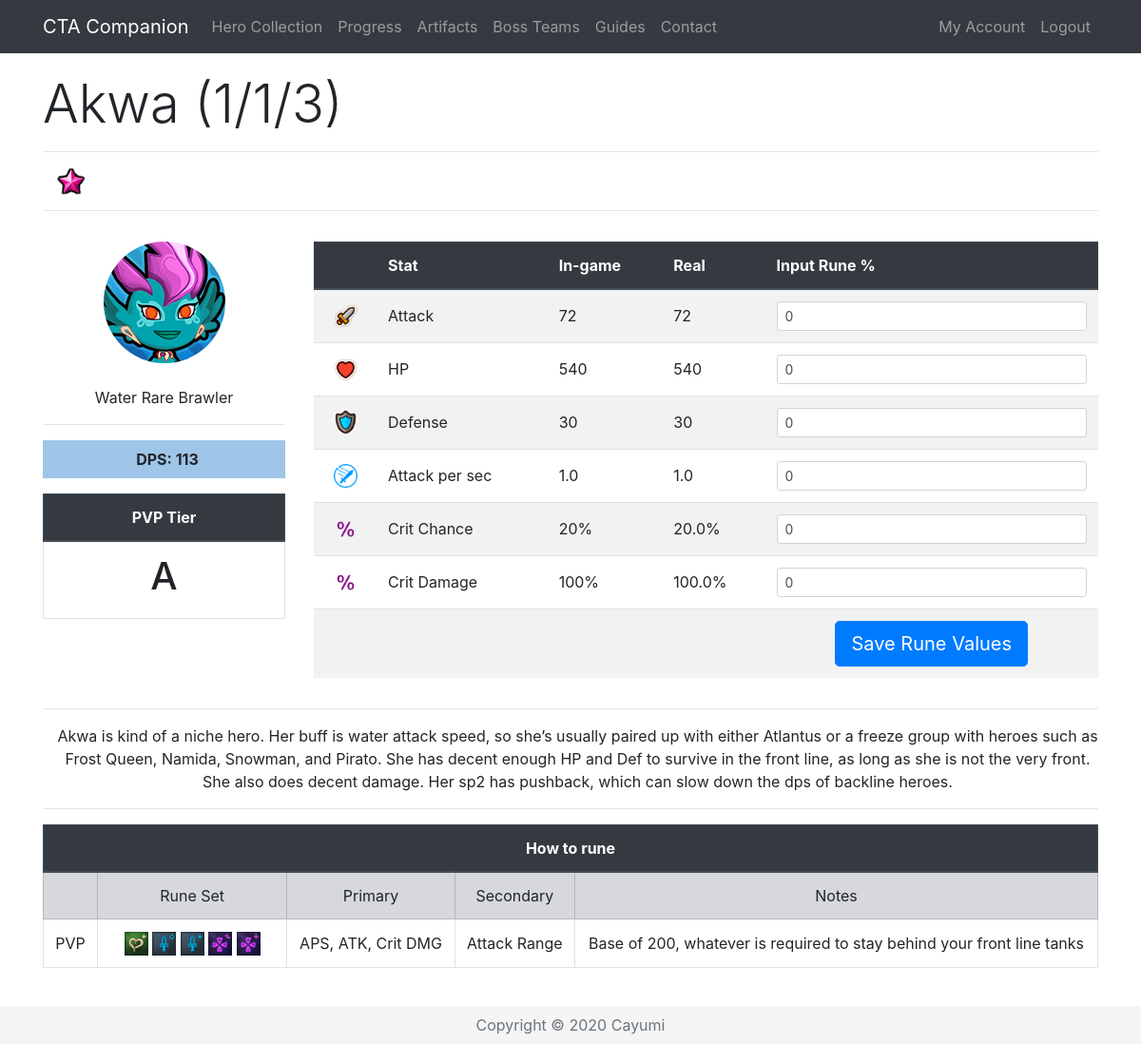
Before: /Hero/1 (signed in) with the older database file.
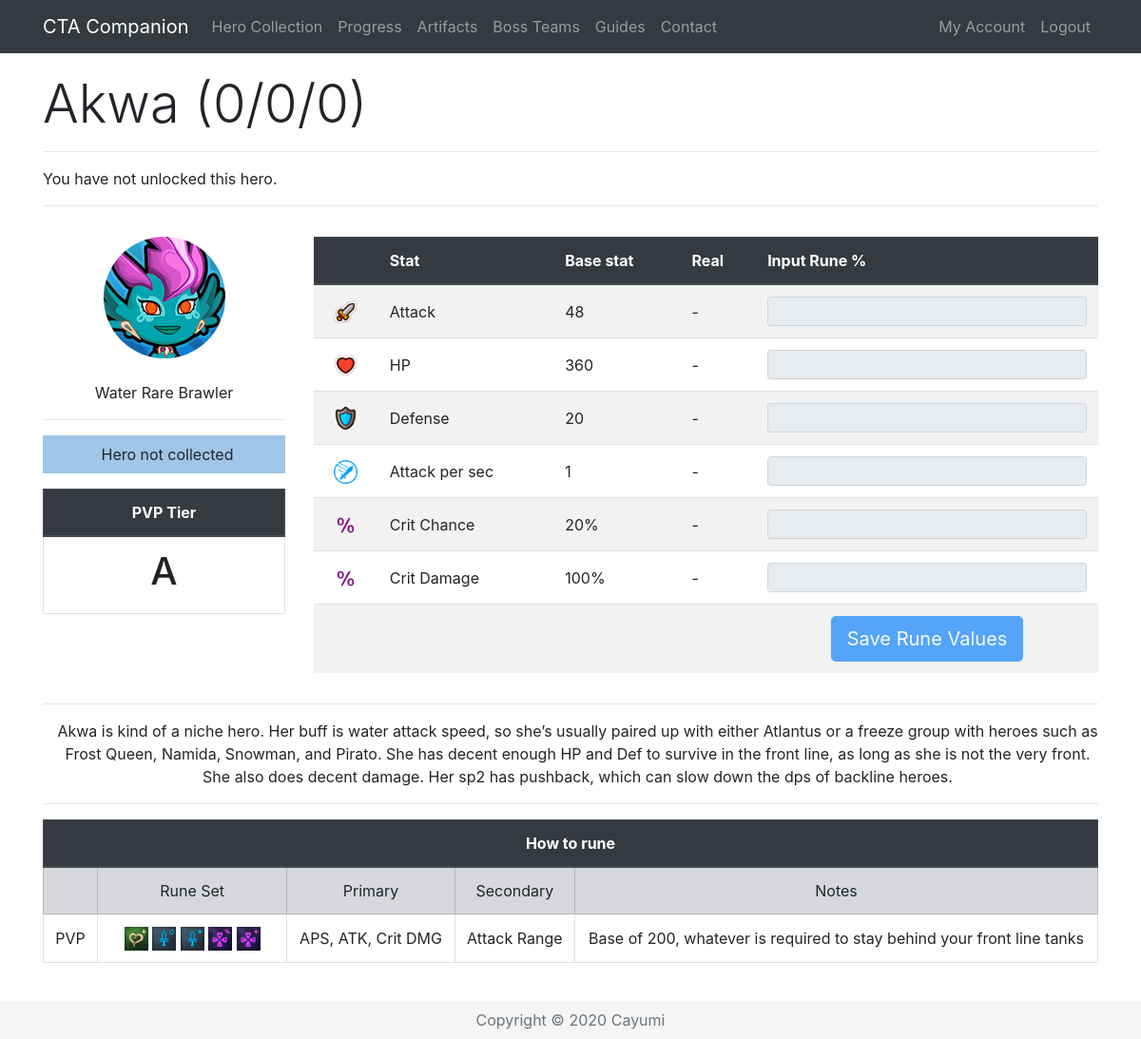
After: the same page with the newer database file.
### app/models.py (models this page shows, shortened)
class Base(db.Model):
    id = db.Column(db.Integer, primary_key=True)
    name = db.Column(db.String(32), index=True, unique=True)
    nameSafe = db.Column(db.String(32), index=True, unique=True)
    job = db.Column(db.String(16), index=True)
    rarity = db.Column(db.String(16), index=True)
    element = db.Column(db.String(16), index=True)
    gender = db.Column(db.String(16), index=True)
    crusher = db.Column(db.Integer, index=True)
    fly = db.Column(db.Integer, index=True)
    blitz = db.Column(db.Integer, index=True)
    atk = db.Column(db.Integer, index=True)
    hp = db.Column(db.Integer, index=True)
    defense = db.Column(db.Integer, index=True)
    crit = db.Column(db.Integer, index=True)
    critDmg = db.Column(db.Integer, index=True)
    movespeed = db.Column(db.Integer, index=True)
    aps = db.Column(db.Integer, index=True)
    arange = db.Column(db.Integer, index=True)
    resistance = db.Column(db.Integer, index=True)
    frenzy = db.Column(db.Integer, index=True)
    dodge = db.Column(db.Integer, index=True)
    stun = db.Column(db.Integer, index=True)
    stunTime = db.Column(db.Integer, index=True)
    aoe = db.Column(db.Integer, index=True)
    ult = db.Column(db.Integer, index=True)
    kshp = db.Column(db.Integer, index=True)
    gold = db.Column(db.Integer, index=True)
    freeze = db.Column(db.Integer, index=True)
    freezeTime = db.Column(db.Integer, index=True)
    freezeDmg = db.Column(db.Integer, index=True)
    burn = db.Column(db.Integer, index=True)
    burnTime = db.Column(db.Integer, index=True)
    burnDmg = db.Column(db.Integer, index=True)
    poison = db.Column(db.Integer, index=True)
    poisonTime = db.Column(db.Integer, index=True)
    poisonDmg = db.Column(db.Integer, index=True)
    sp2 = db.Column(db.Integer, index=True)
    sp2num = db.Column(db.Integer, index=True)
    buffElement = db.Column(db.String(16), index=True)
    buffType = db.Column(db.Integer, index=True)
    buffStat = db.Column(db.String(16), index=True)
    buff = db.Column(db.Integer, index=True)
    heroes = db.relationship('Hero', backref='baseStats', lazy='dynamic')

class Hero(db.Model):
    id = db.Column(db.Integer, primary_key=True)
    level = db.Column(db.Integer, index=True)
    awaken = db.Column(db.Integer, index=True)
    wpn = db.Column(db.Integer, index=True)
    medals = db.Column(db.Integer, index=True)
    runedAtk = db.Column(db.Integer, index=True)
    runedHp = db.Column(db.Integer, index=True)
    runedDef = db.Column(db.Integer, index=True)
    runedAps = db.Column(db.Integer, index=True)
    runedCrit = db.Column(db.Integer, index=True)
    runedCritDmg = db.Column(db.Integer, index=True)
    user_id = db.Column(db.Integer, db.ForeignKey('user.id'))
    base_id = db.Column(db.Integer, db.ForeignKey('base.id'))
    def displayStat(self, stat):
        if stat < 1000:
            return str(int(round(stat, 0)))
        elif stat > 1000000:
            return str(round(stat/1000000, 2))+"M"
        else:
            return str(round(stat/1000, 2))+"K"
    def atk(self):
        runedAttack = self.runedAtk
        base = self.baseStats.atk
        level = self.level
        awaken = self.awaken
        atk = int(base * (2 ** (level - 1)) * (1.5 ** awaken))
        runedAtk = atk + (atk * (runedAttack / 100))
        return int(runedAtk)
    def hp(self):
        runedHP = self.runedHp
        base = self.baseStats.hp
        level = self.level
        awaken = self.awaken
        hp = int(base * (2 ** (level - 1)) * (1.5 ** awaken))
        runedHP = hp + (hp * (runedHP / 100))
        return int(runedHP)
    def defense(self):
        runedDef = self.runedDef
        base = self.baseStats.defense
        level = self.level
        awaken = self.awaken
        defense = int(base * (2 ** (level - 1)) * (1.5 ** awaken))
        runedDef = defense + (defense * (runedDef / 100))
        return int(runedDef)
    def aps(self):
        runedAps = self.runedAps
        base = self.baseStats.aps
        runedAps = base + (base * (runedAps / 100))
        return runedAps
    def crit(self):
        runedCrit = self.runedCrit
        base = self.baseStats.crit
        return (base + runedCrit)/100
    def critDmg(self):
        runedDmg = self.runedCritDmg
        base = self.baseStats.critDmg
        return (base + runedDmg)/100
    def dpsSP2(self):
        sp2 = 1
        sp2num = 5
        atk = self.atk()
        aps = self.aps()
        crit = self.crit()
        critDmg = self.critDmg()
        dps = ((atk * aps * (1-crit)) + (atk * aps * crit * critDmg)) * (6 + sp2 * sp2num)/7
        dps = int(round(dps))
        return '{:,}'.format(dps).replace(',', ' ')

### app/routes.py (the view, shortened to what this page needs)
@app.route('/Hero/<heroid>', methods=["GET", "POST"])
@login_required
def hero(heroid):
    user = User.query.join(Hero).filter(Hero.id==heroid)
    selectedHero = Hero.query.get(heroid)
    if request.method == "GET":
        return render_template('hero.html', selectedHero=selectedHero, title=selectedHero.baseStats.name, user=user, heroDict=heroDict)

### app/templates/hero.html (shortened to what this page needs)
{% extends "base.html" %}
{% block content %}
{% if user[0] == current_user %}
{% set current = selectedHero.baseStats.nameSafe %}
 <div class="row pt-3">
    <div class="col-lg-12">
      <h1 class="display-4">{{ selectedHero.baseStats.name }} ({{ selectedHero.level }}/{{ selectedHero.awaken }}/{{ selectedHero.wpn }}) </h1>
      <hr>
        {% if selectedHero.level > 0 %}
      <p class="instructions">
          {% for i in range(selectedHero.awaken) %}
          <img src="{{ url_for('static', filename='awaken.png') }}" width="30" alt="Awaken">
          {% endfor %}
      </p>
        {% else %}
        <p class="instruction">You have not unlocked this hero.</p>
        {% endif %}
      <hr>
    </div>
 </div>
  <div class="row align-middle">
    <div class="col-lg-3 text-center align-middle pt-3">
        <img class="img-fluid rounded-circle" src="/static/{{selectedHero.baseStats.nameSafe}}.png" alt="{{selectedHero.baseStats.name}}"><br><br>
        {{ selectedHero.baseStats.element }} {{ selectedHero.baseStats.rarity }} {{ selectedHero.baseStats.job }}<hr>
        {% if selectedHero.level > 0 %}
        <p class="instructions {{selectedHero.baseStats.element}}{{selectedHero.baseStats.rarity}}"><b>DPS: {{ selectedHero.dpsSP2() }}</b></p>
        {% else %}
        <p class="instructions {{selectedHero.baseStats.element}}{{selectedHero.baseStats.rarity}}">Hero not collected</p>
        {% endif %}
        <table class="table table-bordered">
        <thead class="thead-dark">
        <tr>
            <th colspan="2">PVP Tier</th>
        </tr>
        </thead>
        <tr>
            <td><h1>
                {% if heroDict[current] %}
                {{ heroDict[current][4] }}
                {% else %}
                -
                {% endif %}
            </h1></td>
        </tr>
    </table>
      </div>
      <div class="col lg-9 pt-3">
<form action="/Hero/{{ selectedHero.id }}" method="post" novalidate>
 <table class="table table-striped">
     <thead class="thead-dark">
          <tr>
              <th>&nbsp;</th>
              <th>Stat</th>
              <th>{% if selectedHero.level > 0 %}In-game{% else %}Base stat{% endif %}</th>
              <th>Real</th>
              <th>Input Rune %</th>
          </tr>
          </thead>
              <tr class="text-left">
                  <td class="align-middle text-center"><img src="{{ url_for('static', filename='atk.png') }}" width="25" alt="Attack"></td>
                  <td class="align-middle">Attack</td>
                  {% if selectedHero.level > 0 %}
                  <td class="align-middle">{{ selectedHero.displayStat(selectedHero.atk()) }}</td>
                  <td class="align-middle">{{ selectedHero.atk() }}</td>
                  <td><input type="text" maxlength="10" class="form-control form-control-sm" id="{{ selectedHero.id }}runedAtk" value="{{ selectedHero.runedAtk }}" name="{{ selectedHero.id }}runedAtk"></td>
                  {% else %}
                  <td class="align-middle">{{ selectedHero.baseStats.atk }}</td>
                  <td class="align-middle">-</td>
                  <td><input type="text" maxlength="10" class="form-control form-control-sm" disabled></td>
                  {% endif %}
              </tr>
              <tr class="text-left">
                  <td class="align-middle text-center"><img src="{{ url_for('static', filename='hp.png') }}" width="25" alt="HP"></td>
                  <td class="align-middle">HP</td>
                  {% if selectedHero.level > 0 %}
                  <td class="align-middle">{{ selectedHero.displayStat(selectedHero.hp()) }}</td>
                  <td class="align-middle">{{ selectedHero.hp() }}</td>
                  <td><input type="text" maxlength="10" class="form-control form-control-sm" id="{{ selectedHero.id }}runedHp" value="{{ selectedHero.runedHp }}" name="{{ selectedHero.id }}runedHp" onkeypress="return isNumber9(event)"></td>
                  {% else %}
                  <td class="align-middle">{{ selectedHero.baseStats.hp }}</td>
                  <td class="align-middle">-</td>
                  <td><input type="text" maxlength="10" class="form-control form-control-sm" disabled></td>
                  {% endif %}
              </tr>
              <tr class="text-left">
                  <td class="align-middle text-center"><img src="{{ url_for('static', filename='def.png') }}" width="25" alt="Defense"></td>
                  <td class="align-middle">Defense</td>
                  {% if selectedHero.level > 0 %}
                  <td class="align-middle">{{ selectedHero.displayStat(selectedHero.defense()) }}</td>
                  <td class="align-middle">{{ selectedHero.defense() }}</td>
                  <td><input type="text" maxlength="10" class="form-control form-control-sm" id="{{ selectedHero.id }}runedDef" value="{{ selectedHero.runedDef }}" name="{{ selectedHero.id }}runedDef" onkeypress="return isNumber9(event)"></td>
                  {% else %}
                  <td class="align-middle">{{ selectedHero.baseStats.defense }}</td>
                  <td class="align-middle">-</td>
                  <td><input type="text" maxlength="10" class="form-control form-control-sm" disabled></td>
                  {% endif %}
              </tr>
              <tr class="text-left">
                  <td class="align-middle text-center"><img src="{{ url_for('static', filename='aps.png') }}" width="25" alt="APS"></td>
                  <td class="align-middle">Attack per sec</td>
                  {% if selectedHero.level > 0 %}
                  <td class="align-middle">{{ selectedHero.aps()|round(2, 'common' ) }}</td>
                  <td class="align-middle">{{ selectedHero.aps() }}</td>
                  <td><input type="text" maxlength="10" class="form-control form-control-sm" id="{{ selectedHero.id }}runedAps" value="{{ selectedHero.runedAps }}" name="{{ selectedHero.id }}runedAps" onkeypress="return isNumber9(event)"></td>
                  {% else %}
                  <td class="align-middle">{{ selectedHero.baseStats.aps }}</td>
                  <td class="align-middle">-</td>
                  <td><input type="text" maxlength="10" class="form-control form-control-sm" disabled></td>
                  {% endif %}
              </tr>
                <tr class="text-left">
                  <td class="align-middle text-center"><img src="{{ url_for('static', filename='crit.png') }}" width="25" alt="Crit Chance"></td>
                  <td class="align-middle">Crit Chance</td>
                  {% if selectedHero.level > 0 %}
                  <td class="align-middle">{{ (selectedHero.crit()*100)|round|int }}%</td>
                  <td class="align-middle">{{ selectedHero.crit()*100 }}% </td>
                  <td><input type="text" maxlength="10" class="form-control form-control-sm" id="{{ selectedHero.id }}runedCrit" value="{{ selectedHero.runedCrit }}" name="{{ selectedHero.id }}runedCrit" onkeypress="return isNumber9(event)"></td>
                  {% else %}
                  <td class="align-middle">{{ selectedHero.baseStats.crit }}%</td>
                  <td class="align-middle">-</td>
                  <td><input type="text" maxlength="10" class="form-control form-control-sm" disabled></td>
                  {% endif %}
                </tr>
              <tr class="text-left">
                  <td class="align-middle text-center"><img src="{{ url_for('static', filename='crit.png') }}" width="25" alt="Crit Damage"></td>
                  <td class="align-middle">Crit Damage</td>
                  {% if selectedHero.level > 0 %}
                  <td class="align-middle">{{ ((selectedHero.critDmg())*100)|round|int }}%</td>
                  <td class="align-middle">{{ (selectedHero.critDmg()*100)|round(2, 'common') }}%</td>
                  <td><input type="text" maxlength="10" class="form-control form-control-sm" id="{{ selectedHero.id }}runedCritDmg" value="{{ selectedHero.runedCritDmg }}" name="{{ selectedHero.id }}runedCritDmg" onkeypress="return isNumber9(event)"></td>
                  {% else %}
                  <td class="align-middle">{{ selectedHero.baseStats.critDmg }}%</td>
                  <td class="align-middle">-</td>
                  <td><input type="text" maxlength="10" class="form-control form-control-sm" disabled></td>
                  {% endif %}
              </tr>
     <tr class="text-center">
                  <td>&nbsp;</td>
                  <td>&nbsp;</td>
                  <td>&nbsp;</td>
                  <td>&nbsp;</td>
                  {% if selectedHero.level > 0 %}
                  <td><button class="btn btn-primary btn-lg" type="submit">Save Rune Values</button></td>
                  {% else %}
                  <td><button class="btn btn-primary btn-lg" type="submit" disabled>Save Rune Values</button></td>
                  {% endif %}
              </tr>
          </table>
</form>
    </div>
      </div>
{% if heroDict[current] %}
<div class="row">
    <div class="col-lg-12 text-center">
        <hr>
        <p class="instructions">{{ heroDict[current][5] }}</p>
        <hr>
    </div>
</div>
<div class="row">
    <div class="col-lg-12 text-center">
      <table class="table table-bordered">
          <thead class="thead-dark">
          <tr>
              <th colspan="5">How to rune</th>
          </tr>
          </thead>
          <tr class="table-secondary align-middle">
              <td>&nbsp;</td>
              <td width="18%">Rune Set</td>
              <td>Primary</td>
              <td>Secondary</td>
              <td>Notes</td>
          </tr>
          <tr class="align-middle">
              <td class="align-middle">PVP</td>
              <td class="align-middle">
                  {% for i in heroDict[current][0] %}
                  <img class="img-fluid" src="/static/{{i}}.png" alt="{{i}}" name="{{i}}" width="25">
                  {% endfor %}
              </td>
              <td class="align-middle">{{ heroDict[current][1] }}</td>
              <td class="align-middle">{{ heroDict[current][2] }}</td>
              <td class="align-middle">{{ heroDict[current][3] }}</td>
          </tr>
      </table>
    </div>
</div>
{% endif %}
<br>
{% endif %}
{% endblock %}

Changed rows visible on the page:
shown differently, row unchanged: Base "Akwa": baseStats.atk (not shown) → "48"; baseStats.hp (not shown) → "360"; baseStats.defense (not shown) → "20"; baseStats.aps (not shown) → "1"; baseStats.crit (not shown) → "20"; baseStats.critDmg (not shown) → "100"
changed Hero: level "1" → "0"; awaken "1" → "0"; wpn "3" → "0"; dpsSP2 "113" → (not shown); displayStat "72" → (not shown); atk "72" → (not shown); runedAtk "0" → (not shown); displayStat "540" → (not shown); hp "540" → (not shown); runedHp "0" → (not shown); displayStat "30" → (not shown); defense "30" → (not shown); runedDef "0" → (not shown); aps "1.0" → (not shown); runedAps "0" → (not shown); (selectedHero.crit()*100)|round|int "20" → (not shown); selectedHero.crit()*100 "20.0" → (not shown); runedCrit "0" → (not shown); ((selectedHero.critDmg())*100)|round|int "100" → (not shown); (selectedHero.critDmg()*100)|round(2,'common') "100.0" → (not shown); runedCritDmg "0" → (not shown)
Other visible differences:
text no longer shown: "DPS: In-game"
text now shown: "You have not unlocked this hero. Hero not collected Base stat - - - - - -"
